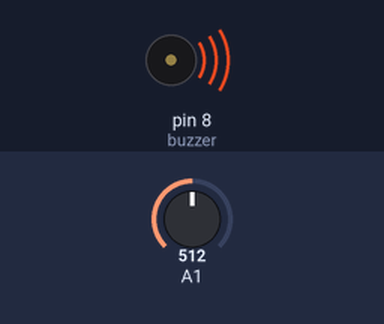
The sketch below on a simulated Arduino Uno, built with avr-gcc and run on an emulated ATmega328P. Parts: buzzer (waves = sounding, pin HIGH). Inputs (shaded band) come from the test bench; at power-on: A1 = 512.

Above: at 1.2 s.
1.3 s: A1 set to 313
2.8 s: A1 set to 284
At 4.0 s:
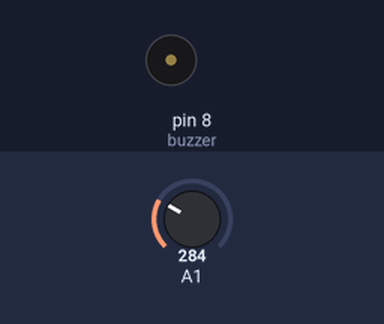
4.3 s: A1 set to 306
At 5.4 s:
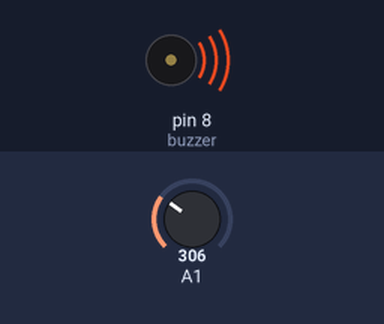
5.8 s: A1 set to 290
At 6.5 s:
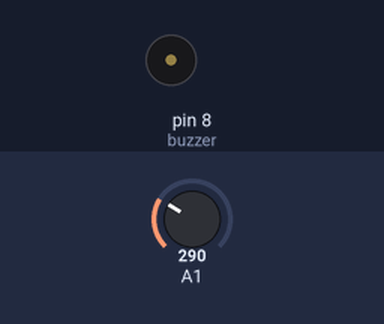
Timing chart, 0 to 8.3 s (numbered marks = the images above; inputs shaded):
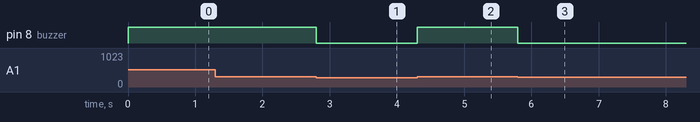

The sketch:

HandlingAnalogicalBricks_pin_allocation.ino
```cpp
//Wiring code generated from an ArduinoML model
// Application name: FireDetection

// Pin Allocation Summary:
//   tempSensor (AnalogSensor): Pin D1 (1)
//   buzzer (Actuator): Pin D8 (8)

long debounce = 200;
enum STATE {monitoring, alarm};

STATE currentState = monitoring;

	void setup(){
		pinMode(1, INPUT); // tempSensor [AnalogSensor]
		pinMode(8, OUTPUT); // buzzer [Actuator]
	}
	void loop() {
			switch(currentState){

				case monitoring:
					digitalWrite(8,LOW);
					if( (analogRead(1) > 300) ) {
						currentState = alarm;
					}break;
				case alarm:
					digitalWrite(8,HIGH);
					if( (analogRead(1) <= 300) ) {
						currentState = monitoring;
					}break;
		}
	}
```

Measured:
- the behaviour switches between 301 and 300 on A1 (found by bisection; images 0 and 1)
- after the input at 1.3 s, every drawn part: stays the same
- after the input at 2.8 s, pin 8 (buzzer): HIGH → LOW at once
- after the input at 4.3 s, pin 8 (buzzer): LOW → HIGH at once
- after the input at 5.8 s, pin 8 (buzzer): HIGH → LOW at once
